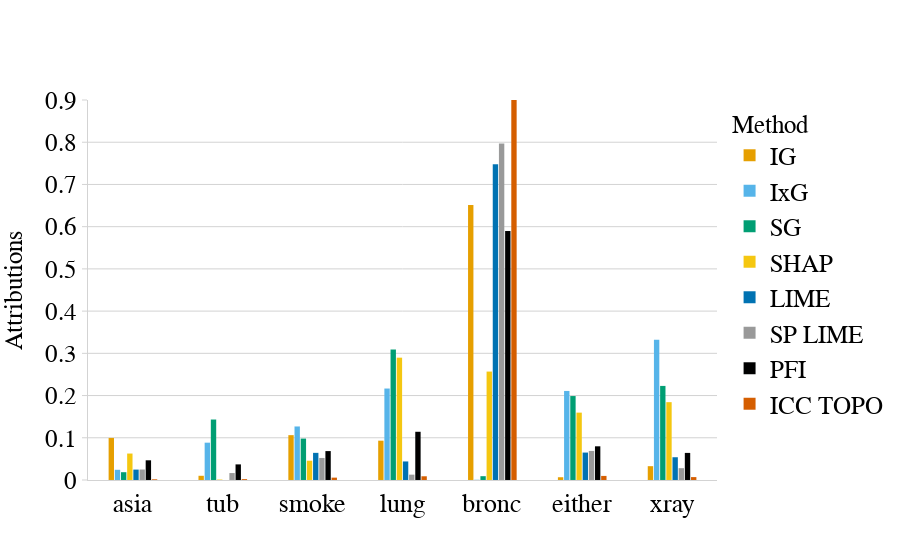

The notebook cell saved with this chart:
### Code cell
generate_attr_plot(global_explanations,config)

### Figure 1 — Plotly figure (JSON) as saved in the notebook; plotly's stock layout.template omitted (floating-point values rounded to 4 significant figures)
{"data": [{"marker": {"color": "#E69F00", "line": {"width": 0.05}}, "name": "IG", "type": "bar", "width": 0.06, "x": ["asia", "tub", "smoke", "lung", "bronc", "either", "xray"], "y": [0.09972, 0.009998, 0.1062, 0.09315, 0.6515, 0.006586, 0.03278]}, {"marker": {"color": "#56B4E9", "line": {"width": 0.05}}, "name": "IxG", "type": "bar", "width": 0.06, "x": ["asia", "tub", "smoke", "lung", "bronc", "either", "xray"], "y": [0.02418, 0.08842, 0.1268, 0.2167, 0.0006434, 0.2109, 0.3323]}, {"marker": {"color": "#009E73", "line": {"width": 0.05}}, "name": "SG", "type": "bar", "width": 0.06, "x": ["asia", "tub", "smoke", "lung", "bronc", "either", "xray"], "y": [0.01853, 0.1433, 0.0981, 0.3093, 0.009076, 0.1989, 0.2228]}, {"marker": {"color": "#F5C710", "line": {"width": 0.05}}, "name": "SHAP", "type": "bar", "width": 0.06, "x": ["asia", "tub", "smoke", "lung", "bronc", "either", "xray"], "y": [0.0627, 0.001065, 0.04571, 0.2897, 0.2568, 0.1596, 0.1844]}, {"marker": {"color": "#0072B2", "line": {"width": 0.05}}, "name": "LIME", "type": "bar", "width": 0.06, "x": ["asia", "tub", "smoke", "lung", "bronc", "either", "xray"], "y": [0.02467, 2.612e-05, 0.06431, 0.04399, 0.7481, 0.06499, 0.05395]}, {"marker": {"color": "#999999", "line": {"width": 0.05}}, "name": "SP LIME", "type": "bar", "width": 0.06, "x": ["asia", "tub", "smoke", "lung", "bronc", "either", "xray"], "y": [0.02485, 0.01651, 0.0522, 0.01266, 0.7969, 0.06884, 0.02805]}, {"marker": {"color": "#000000", "line": {"width": 0.05}}, "name": "PFI", "type": "bar", "width": 0.06, "x": ["asia", "tub", "smoke", "lung", "bronc", "either", "xray"], "y": [0.0467, 0.03702, 0.06853, 0.1142, 0.5895, 0.07984, 0.06418]}, {"marker": {"color": "#D55E00", "line": {"width": 0.05}}, "name": "ICC TOPO", "type": "bar", "width": 0.06, "x": ["asia", "tub", "smoke", "lung", "bronc", "either", "xray"], "y": [0.001703, 0.002101, 0.005615, 0.008847, 0.9591, 0.009666, 0.006894]}], "layout": {"bargap": 0.45, "bargroupgap": 1, "barmode": "group", "font": {"size": 14}, "legend": {"font": {"color": "black", "family": "Times New Roman", "size": 25}, "title": {"font": {"color": "black", "family": "Times New Roman", "size": 25}, "text": "Method"}}, "plot_bgcolor": "rgba(0,0,0,0)", "showlegend": true, "xaxis": {"linecolor": "lightgray", "range": [-0.5, 6.5], "showgrid": false, "tickcolor": "lightgray", "tickfont": {"color": "black", "family": "Times New Roman", "size": 26}, "tickmode": "array", "ticktext": ["asia", "tub", "smoke", "lung", "bronc", "either", "xray"], "tickvals": [0, 1, 2, 3, 4, 5, 6]}, "yaxis": {"dtick": 0.1, "gridcolor": "lightgray", "linecolor": "lightgray", "range": [0, 0.9], "showgrid": true, "tickcolor": "lightgray", "tickfont": {"color": "black", "family": "Times New Roman", "size": 25}, "ticks": "outside", "title": {"font": {"color": "black", "family": "Times New Roman", "size": 25}, "text": "Attributions"}}}}
